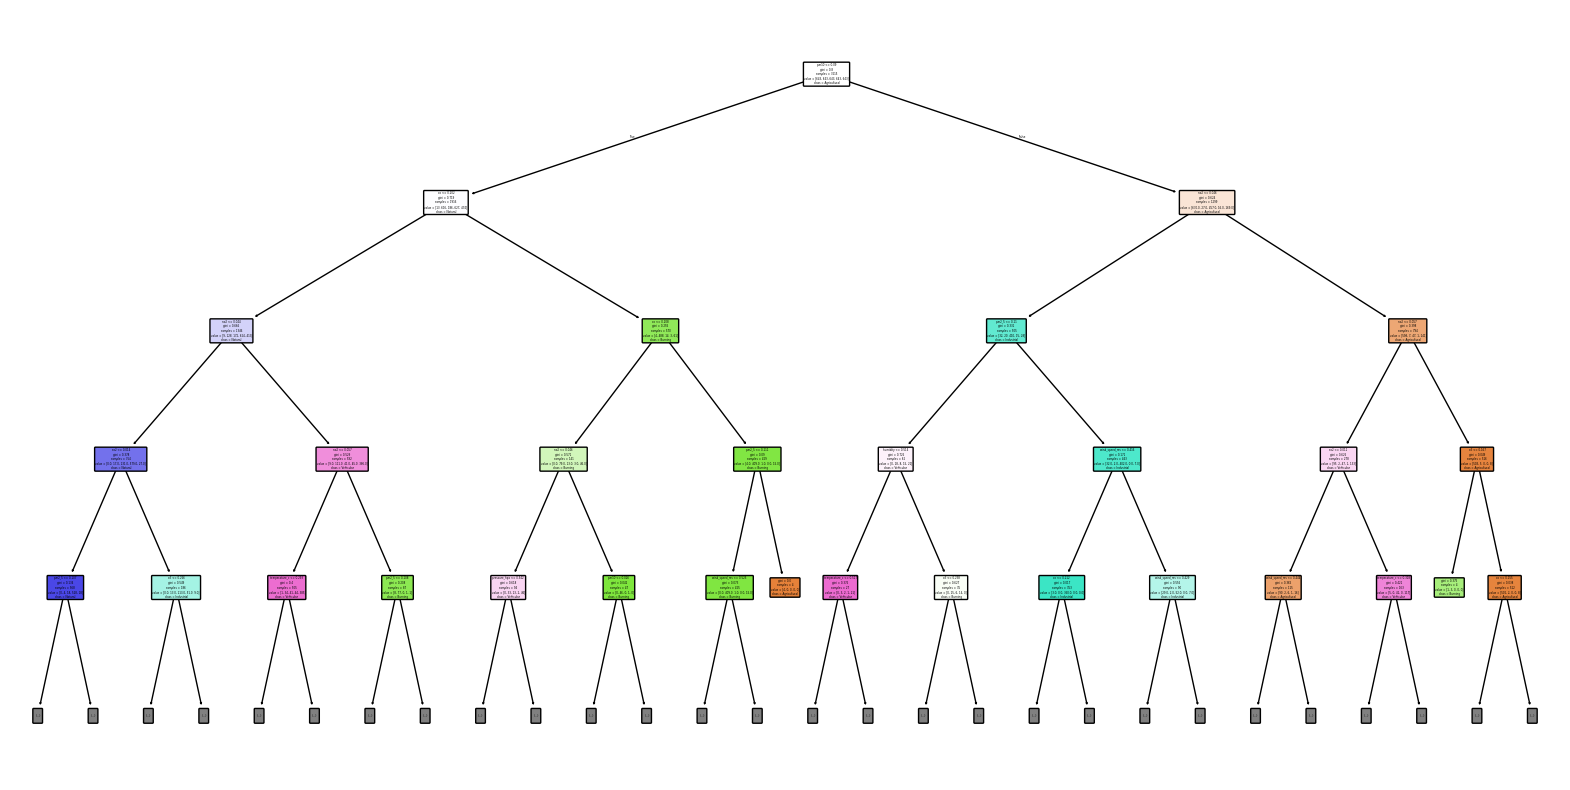

Write Python code to recreate this figure.
import pandas as pd
import joblib
import os
import numpy as np
import matplotlib.pyplot as plt
import seaborn as sns

from sklearn.tree import plot_tree, DecisionTreeClassifier, export_text
from sklearn.model_selection import train_test_split, cross_val_score, StratifiedKFold, RandomizedSearchCV, learning_curve
from sklearn.metrics import accuracy_score, classification_report, confusion_matrix
from imblearn.over_sampling import SMOTE


# ==========================================
# LOAD DATASET
# ==========================================
def load_dataset(path):

    df = pd.read_csv(path)

    print("Dataset Loaded:", df.shape)

    return df


# ==========================================
# GINI INDEX
# ==========================================
def gini_index(y):

    class_counts = y.value_counts()

    total = len(y)

    gini = 1.0

    for count in class_counts:

        prob = count / total

        gini -= prob ** 2

    return gini


# ==========================================
# FEATURES
# ==========================================
def prepare_features(df):

    target = "pollution_source"

    features = [
        "pm2_5","pm10","no2","o3","so2","co",
        "road_count","industrial_count","waste_count","farmland_count"
    ]

    features = [f for f in features if f in df.columns]

    X = df[features]

    y = df[target]

    print("Features used:", features)

    return X, y, features


# ==========================================
# TRAIN TEST SPLIT + SMOTE
# ==========================================
def split_data(X, y):

    X_train, X_test, y_train, y_test = train_test_split(
        X, y,
        test_size=0.2,
        stratify=y,
        random_state=42
    )

    smote = SMOTE(k_neighbors=5, random_state=42)

    X_train, y_train = smote.fit_resample(X_train, y_train)

    print("After SMOTE:")

    print(y_train.value_counts())

    return X_train, X_test, y_train, y_test


# ==========================================
# BASE DECISION TREE
# ==========================================
def train_decision_tree(X_train, y_train):

    model = DecisionTreeClassifier(
        random_state=40,
        class_weight="balanced"
    )

    model.fit(X_train, y_train)

    print("Decision Tree trained")

    return model


# ==========================================
# HYPERPARAMETER TUNING
# ==========================================
def tune_decision_tree(X_train, y_train):

    dt = DecisionTreeClassifier(random_state=42, class_weight="balanced")

    param_dist = {
        "criterion": ["gini", "entropy"],
        "max_depth": [4,5,6,7],
        "min_samples_split": [5, 10, 15],
        "min_samples_leaf": [2, 3, 5]
    }

    random_search = RandomizedSearchCV(
        dt,
        param_distributions=param_dist,
        n_iter=20,
        cv=5,
        scoring="f1_weighted",
        random_state=42,
        n_jobs=-1
    )

    random_search.fit(X_train, y_train)

    print("Best Parameters:", random_search.best_params_)

    return random_search.best_estimator_


# ==========================================
# MODEL EVALUATION
# ==========================================
def evaluate_model(model, X_test, y_test):

    predictions = model.predict(X_test)

    acc = accuracy_score(y_test, predictions)

    print("\nAccuracy:", round(acc*100,2), "%")

    print("\nClassification Report:")

    print(classification_report(y_test, predictions))

    print("\nConfusion Matrix:")

    print(confusion_matrix(y_test, predictions))

    return acc


# ==========================================
# CROSS VALIDATION
# ==========================================
def cross_validate_model(model, X, y):

    skf = StratifiedKFold(n_splits=5, shuffle=True, random_state=42)

    scores = cross_val_score(
        model,
        X,
        y,
        cv=skf,
        scoring="f1_weighted"
    )

    print("\nCross Validation F1 Scores:", scores)

    print("Average F1:", scores.mean())

# ==========================================
# FEATURE IMPORTANCE PLOT FOR DECISION TREE
# ==========================================
def plot_decision_tree_feature_importance(model, features):
    importance = pd.Series(model.feature_importances_, index=features).sort_values()
    
    plt.figure(figsize=(8,6))
    importance.plot(kind="barh", color="skyblue")
    plt.title("Decision Tree Feature Importance")
    plt.xlabel("Importance Score")
    plt.ylabel("Features")
    
    os.makedirs("plots", exist_ok=True)
    plt.savefig("plots/decision_tree_feature_importance.png", bbox_inches="tight")
    plt.show()
    print("Decision Tree feature importance plot saved")
# ==========================================
# TREE RULES
# ==========================================
def print_tree_rules(model, features):

    rules = export_text(model, feature_names=features)

    print("\nDecision Tree Rules:\n")

    print(rules)

# ==========================================
# TREE VISUALIZATION
# ==========================================
def visualize_decision_tree(model, features):

    plt.figure(figsize=(20,10))

    plot_tree(
        model,
        feature_names=features,
        class_names=model.classes_,
        filled=True,
        rounded=True,
        max_depth=4
    )

    os.makedirs("plots", exist_ok=True)

    plt.savefig("plots/decision_tree.png", bbox_inches="tight")

    plt.close()

    print("Decision Tree saved")

# ==========================================
# CONFUSION MATRIX
# ==========================================
def plot_confusion_matrix(model, X_test, y_test):

    predictions = model.predict(X_test)

    cm = confusion_matrix(y_test, predictions)

    plt.figure(figsize=(6,5))

    sns.heatmap(
        cm,
        annot=True,
        fmt="d",
        cmap="Blues",
        xticklabels=model.classes_,
        yticklabels=model.classes_
    )

    plt.xlabel("Predicted")
    plt.ylabel("Actual")

    plt.title("Confusion Matrix")

    os.makedirs("plots", exist_ok=True)

    plt.savefig("plots/confusion_matrix_dt.png")

    plt.close()

    print("Confusion matrix saved")


# ==========================================
# SAVE MODEL
# ==========================================
def save_model(model, filename):

    os.makedirs("models", exist_ok=True)

    joblib.dump(model, os.path.join("models", filename))

    print("Model saved")


# ==========================================
# MAIN PIPELINE
# ==========================================
if __name__ == "__main__":

    df = load_dataset("vij_hyd_labelled_dataset.csv")

    X, y, features = prepare_features(df)

    print("\nDataset Gini Index:", gini_index(y))

    X_train, X_test, y_train, y_test = split_data(X, y)

    # BEFORE TUNING
    print("\n===== Decision Tree BEFORE Tuning =====")

    base_model = train_decision_tree(X_train, y_train)

    train_pred = base_model.predict(X_train)
    test_pred = base_model.predict(X_test)

    train_acc = accuracy_score(y_train, train_pred)
    test_acc = accuracy_score(y_test, test_pred)

    print("\nTrain Accuracy:", round(train_acc*100,2), "%")
    print("Test Accuracy:", round(test_acc*100,2), "%")

    evaluate_model(base_model, X_test, y_test)

    # AFTER TUNING
    print("\n===== Decision Tree AFTER Tuning =====")

    tuned_model = tune_decision_tree(X_train, y_train)

    train_pred = tuned_model.predict(X_train)
    test_pred = tuned_model.predict(X_test)

    train_acc = accuracy_score(y_train, train_pred)
    test_acc = accuracy_score(y_test, test_pred)

    print("\nTrain Accuracy:", round(train_acc*100,2), "%")
    print("Test Accuracy:", round(test_acc*100,2), "%")

    evaluate_model(tuned_model, X_test, y_test)
    cross_validate_model(tuned_model, X, y)
    plot_decision_tree_feature_importance(tuned_model, features)
    visualize_decision_tree(tuned_model, features)
    print_tree_rules(tuned_model, features)
    plot_confusion_matrix(tuned_model, X_test, y_test)
    save_model(tuned_model, "decision_tree_pollution_model.pkl")
